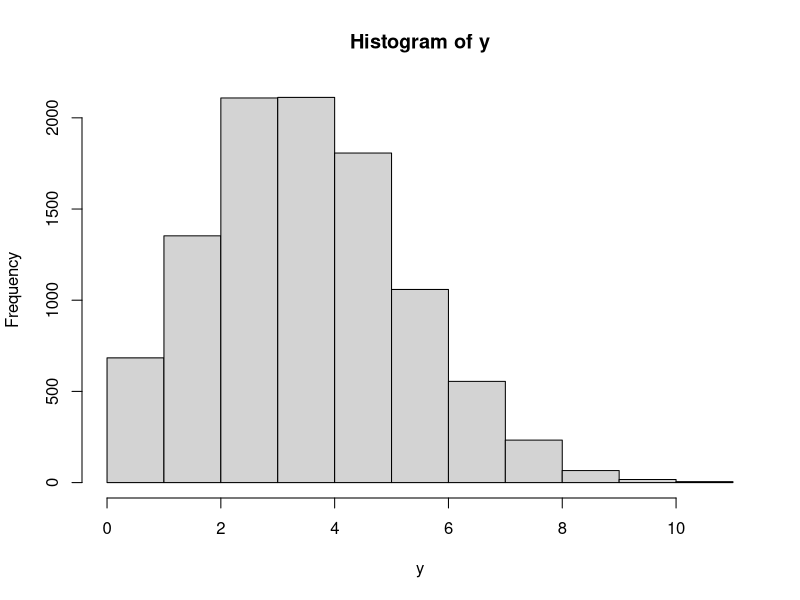

This figure's R source:
x = 10000
pa = 20
pr = .2

#a
dbinom(x=4, size=pa, prob=pr)

#b
y = rbinom(x, pa, pr)
hist(y)

#c
pa*pr

pa*pr*(1-pr)